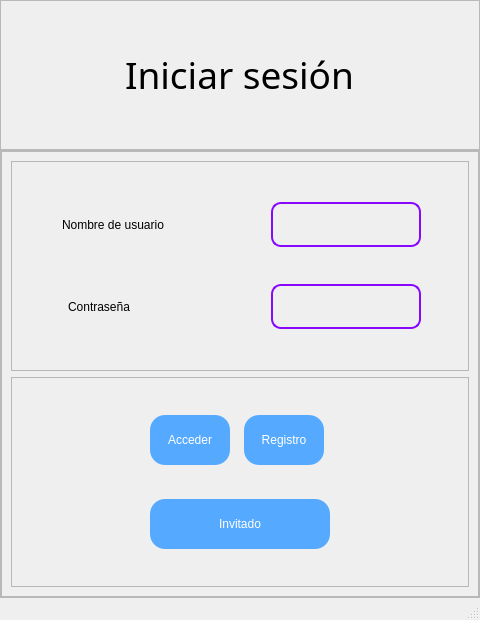
<?xml version="1.0" encoding="UTF-8"?>
<ui version="4.0">
 <class>MainWindow</class>
 <widget class="QMainWindow" name="MainWindow">
  <property name="geometry">
   <rect>
    <x>0</x>
    <y>0</y>
    <width>480</width>
    <height>620</height>
   </rect>
  </property>
  <property name="windowTitle">
   <string>LogIn NoteDesk</string>
  </property>
  <widget class="QWidget" name="centralwidget">
   <layout class="QGridLayout" name="gridLayout">
    <property name="leftMargin">
     <number>0</number>
    </property>
    <property name="topMargin">
     <number>0</number>
    </property>
    <property name="rightMargin">
     <number>0</number>
    </property>
    <property name="bottomMargin">
     <number>0</number>
    </property>
    <property name="spacing">
     <number>0</number>
    </property>
    <item row="0" column="0">
     <widget class="QFrame" name="frame">
      <property name="sizePolicy">
       <sizepolicy hsizetype="Ignored" vsizetype="Fixed">
        <horstretch>0</horstretch>
        <verstretch>0</verstretch>
       </sizepolicy>
      </property>
      <property name="minimumSize">
       <size>
        <width>0</width>
        <height>150</height>
       </size>
      </property>
      <property name="layoutDirection">
       <enum>Qt::LeftToRight</enum>
      </property>
      <property name="frameShape">
       <enum>QFrame::StyledPanel</enum>
      </property>
      <property name="frameShadow">
       <enum>QFrame::Raised</enum>
      </property>
      <layout class="QHBoxLayout" name="horizontalLayout_2">
       <property name="spacing">
        <number>0</number>
       </property>
       <property name="leftMargin">
        <number>0</number>
       </property>
       <property name="topMargin">
        <number>0</number>
       </property>
       <property name="rightMargin">
        <number>0</number>
       </property>
       <property name="bottomMargin">
        <number>0</number>
       </property>
       <item>
        <spacer name="horizontalSpacer">
         <property name="orientation">
          <enum>Qt::Horizontal</enum>
         </property>
         <property name="sizeHint" stdset="0">
          <size>
           <width>194</width>
           <height>20</height>
          </size>
         </property>
        </spacer>
       </item>
       <item>
        <widget class="QLabel" name="label">
         <property name="enabled">
          <bool>true</bool>
         </property>
         <property name="sizePolicy">
          <sizepolicy hsizetype="Minimum" vsizetype="Maximum">
           <horstretch>0</horstretch>
           <verstretch>0</verstretch>
          </sizepolicy>
         </property>
         <property name="font">
          <font>
           <family>Raleway Black</family>
           <pointsize>28</pointsize>
           <weight>10</weight>
           <italic>false</italic>
           <bold>false</bold>
          </font>
         </property>
         <property name="styleSheet">
          <string notr="true">
border-color: rgb(0, 0, 0);
selection-color: rgb(0, 0, 0);
font: 87 8pt &quot;Raleway Black&quot;;
font-size: 28pt;</string>
         </property>
         <property name="text">
          <string>Iniciar sesión</string>
         </property>
         <property name="alignment">
          <set>Qt::AlignCenter</set>
         </property>
        </widget>
       </item>
       <item>
        <spacer name="horizontalSpacer_2">
         <property name="orientation">
          <enum>Qt::Horizontal</enum>
         </property>
         <property name="sizeHint" stdset="0">
          <size>
           <width>194</width>
           <height>20</height>
          </size>
         </property>
        </spacer>
       </item>
      </layout>
     </widget>
    </item>
    <item row="1" column="0">
     <widget class="QFrame" name="frame_4">
      <property name="frameShape">
       <enum>QFrame::StyledPanel</enum>
      </property>
      <property name="frameShadow">
       <enum>QFrame::Raised</enum>
      </property>
      <layout class="QVBoxLayout" name="verticalLayout">
       <property name="spacing">
        <number>0</number>
       </property>
       <property name="leftMargin">
        <number>0</number>
       </property>
       <property name="topMargin">
        <number>0</number>
       </property>
       <property name="rightMargin">
        <number>0</number>
       </property>
       <property name="bottomMargin">
        <number>0</number>
       </property>
       <item>
        <widget class="QFrame" name="frame_2">
         <property name="enabled">
          <bool>true</bool>
         </property>
         <property name="sizePolicy">
          <sizepolicy hsizetype="MinimumExpanding" vsizetype="Preferred">
           <horstretch>0</horstretch>
           <verstretch>0</verstretch>
          </sizepolicy>
         </property>
         <property name="styleSheet">
          <string notr="true">QLabel {

	font: 63 12pt &quot;Raleway SemiBold&quot;;
	margin-right: 15px;

}</string>
         </property>
         <property name="frameShape">
          <enum>QFrame::StyledPanel</enum>
         </property>
         <property name="frameShadow">
          <enum>QFrame::Raised</enum>
         </property>
         <layout class="QVBoxLayout" name="verticalLayout_2">
          <item>
           <widget class="QFrame" name="frame_5">
            <property name="styleSheet">
             <string notr="true">QLineEdit {
	font: 57 10pt &quot;Raleway Medium&quot;;
	border: 2px solid #8707ff;
	border-radius: 10px;
	padding: 10px 25px;
	background: transparent;
}</string>
            </property>
            <property name="frameShape">
             <enum>QFrame::StyledPanel</enum>
            </property>
            <property name="frameShadow">
             <enum>QFrame::Raised</enum>
            </property>
            <layout class="QGridLayout" name="gridLayout_2">
             <item row="0" column="4">
              <spacer name="horizontalSpacer_4">
               <property name="orientation">
                <enum>Qt::Horizontal</enum>
               </property>
               <property name="sizeHint" stdset="0">
                <size>
                 <width>29</width>
                 <height>20</height>
                </size>
               </property>
              </spacer>
             </item>
             <item row="0" column="3">
              <widget class="QLineEdit" name="entryUsername">
               <property name="sizePolicy">
                <sizepolicy hsizetype="MinimumExpanding" vsizetype="Fixed">
                 <horstretch>0</horstretch>
                 <verstretch>0</verstretch>
                </sizepolicy>
               </property>
               <property name="maximumSize">
                <size>
                 <width>150</width>
                 <height>16777215</height>
                </size>
               </property>
               <property name="tabletTracking">
                <bool>false</bool>
               </property>
               <property name="autoFillBackground">
                <bool>false</bool>
               </property>
               <property name="styleSheet">
                <string notr="true">font-size: 12pt;
</string>
               </property>
               <property name="frame">
                <bool>true</bool>
               </property>
               <property name="echoMode">
                <enum>QLineEdit::Normal</enum>
               </property>
               <property name="dragEnabled">
                <bool>true</bool>
               </property>
              </widget>
             </item>
             <item row="0" column="1" colspan="2">
              <widget class="QLabel" name="label_2">
               <property name="minimumSize">
                <size>
                 <width>200</width>
                 <height>0</height>
                </size>
               </property>
               <property name="text">
                <string>Nombre de usuario</string>
               </property>
              </widget>
             </item>
             <item row="1" column="2">
              <widget class="QLabel" name="label_3">
               <property name="minimumSize">
                <size>
                 <width>200</width>
                 <height>0</height>
                </size>
               </property>
               <property name="text">
                <string>Contraseña</string>
               </property>
              </widget>
             </item>
             <item row="1" column="3">
              <widget class="QLineEdit" name="entryPassword">
               <property name="maximumSize">
                <size>
                 <width>150</width>
                 <height>16777215</height>
                </size>
               </property>
               <property name="styleSheet">
                <string notr="true">font-size: 12pt;
;</string>
               </property>
               <property name="echoMode">
                <enum>QLineEdit::Password</enum>
               </property>
              </widget>
             </item>
             <item row="0" column="0">
              <spacer name="horizontalSpacer_3">
               <property name="orientation">
                <enum>Qt::Horizontal</enum>
               </property>
               <property name="sizeHint" stdset="0">
                <size>
                 <width>29</width>
                 <height>20</height>
                </size>
               </property>
              </spacer>
             </item>
            </layout>
           </widget>
          </item>
          <item>
           <widget class="QFrame" name="frame_3">
            <property name="styleSheet">
             <string notr="true">QPushButton{	
	font: 63 12pt &quot;Raleway SemiBold&quot;;
	background-color: rgb(85, 170, 255);
	color: white;
	border-radius: 15px;
	width: 60px;
	height: 30px;
	font-size: 12px;
	text-align: center;
	line-height: 20px;
	text-decoration: none;
	display: inline-block;
}
QPushButton:hover {
	
	background-color: rgb(80, 160, 240);
}</string>
            </property>
            <property name="frameShape">
             <enum>QFrame::StyledPanel</enum>
            </property>
            <property name="frameShadow">
             <enum>QFrame::Raised</enum>
            </property>
            <layout class="QGridLayout" name="gridLayout_3">
             <item row="0" column="2">
              <widget class="QPushButton" name="registerBttn">
               <property name="sizePolicy">
                <sizepolicy hsizetype="MinimumExpanding" vsizetype="Fixed">
                 <horstretch>0</horstretch>
                 <verstretch>0</verstretch>
                </sizepolicy>
               </property>
               <property name="minimumSize">
                <size>
                 <width>80</width>
                 <height>50</height>
                </size>
               </property>
               <property name="maximumSize">
                <size>
                 <width>80</width>
                 <height>50</height>
                </size>
               </property>
               <property name="cursor">
                <cursorShape>PointingHandCursor</cursorShape>
               </property>
               <property name="styleSheet">
                <string notr="true"/>
               </property>
               <property name="text">
                <string>Registro</string>
               </property>
              </widget>
             </item>
             <item row="0" column="0">
              <spacer name="horizontalSpacer_5">
               <property name="orientation">
                <enum>Qt::Horizontal</enum>
               </property>
               <property name="sizeHint" stdset="0">
                <size>
                 <width>120</width>
                 <height>20</height>
                </size>
               </property>
              </spacer>
             </item>
             <item row="0" column="1">
              <widget class="QPushButton" name="logInBttn">
               <property name="sizePolicy">
                <sizepolicy hsizetype="MinimumExpanding" vsizetype="Preferred">
                 <horstretch>0</horstretch>
                 <verstretch>0</verstretch>
                </sizepolicy>
               </property>
               <property name="minimumSize">
                <size>
                 <width>80</width>
                 <height>50</height>
                </size>
               </property>
               <property name="maximumSize">
                <size>
                 <width>80</width>
                 <height>50</height>
                </size>
               </property>
               <property name="cursor">
                <cursorShape>PointingHandCursor</cursorShape>
               </property>
               <property name="styleSheet">
                <string notr="true"/>
               </property>
               <property name="text">
                <string>Acceder</string>
               </property>
              </widget>
             </item>
             <item row="0" column="3">
              <spacer name="horizontalSpacer_6">
               <property name="orientation">
                <enum>Qt::Horizontal</enum>
               </property>
               <property name="sizeHint" stdset="0">
                <size>
                 <width>120</width>
                 <height>20</height>
                </size>
               </property>
              </spacer>
             </item>
             <item row="1" column="1" colspan="2">
              <widget class="QPushButton" name="cci_Bttn">
               <property name="minimumSize">
                <size>
                 <width>180</width>
                 <height>50</height>
                </size>
               </property>
               <property name="cursor">
                <cursorShape>PointingHandCursor</cursorShape>
               </property>
               <property name="styleSheet">
                <string notr="true"/>
               </property>
               <property name="text">
                <string>Invitado</string>
               </property>
              </widget>
             </item>
            </layout>
           </widget>
          </item>
         </layout>
        </widget>
       </item>
      </layout>
     </widget>
    </item>
   </layout>
  </widget>
  <widget class="QStatusBar" name="statusbar"/>
 </widget>
 <resources/>
 <connections/>
</ui>
